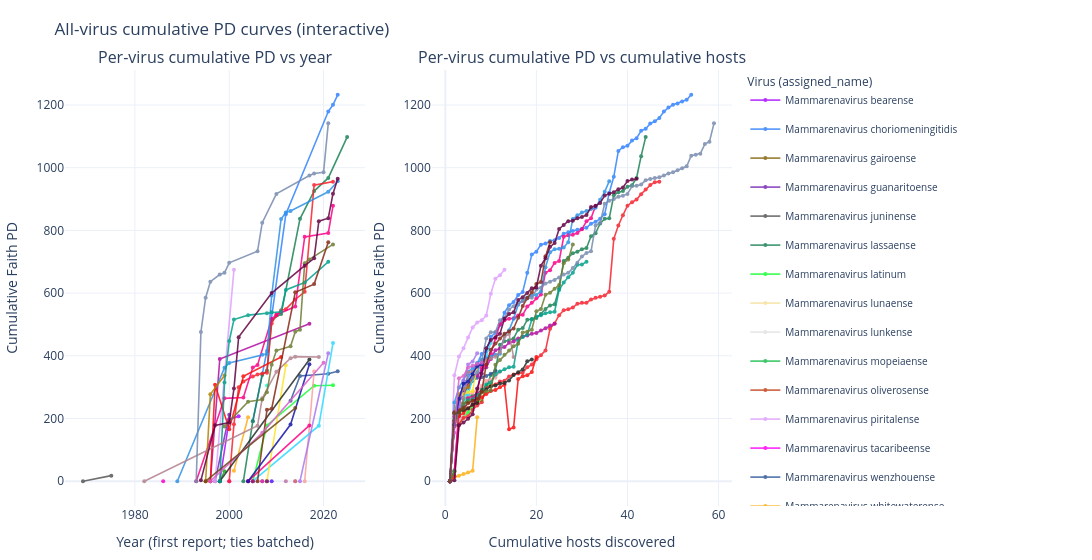

Source (notebook cell):
### Code cell
# Visual check: all-virus cumulative curves (interactive Plotly)
try:
    from plotly.subplots import make_subplots
    import plotly.graph_objects as go
    import plotly.express as px
except ModuleNotFoundError as e:
    raise ModuleNotFoundError("Plotly is not installed in this kernel. Run: pip install plotly") from e

virus_ids = sorted(v for v in accum_year_by_virus.keys() if not accum_year_by_virus[v].empty)

palette = px.colors.qualitative.Alphabet + px.colors.qualitative.Dark24 + px.colors.qualitative.Light24
virus_color = {v: palette[i % len(palette)] for i, v in enumerate(virus_ids)}

fig = make_subplots(
    rows=1,
    cols=2,
    subplot_titles=[
        'Per-virus cumulative PD vs year',
        'Per-virus cumulative PD vs cumulative hosts',
    ],
    horizontal_spacing=0.1,
)

for v in virus_ids:
    d = accum_year_by_virus[v]
    fig.add_trace(
        go.Scatter(
            x=d['year'],
            y=d['pd_cum'],
            mode='lines+markers',
            name=v,
            legendgroup=v,
            line=dict(color=virus_color[v], width=1.6),
            marker=dict(size=4),
            opacity=0.85,
            hovertemplate='Virus: %{fullData.name}<br>Year: %{x}<br>Cumulative PD: %{y:.4f}<extra></extra>',
            showlegend=True,
        ),
        row=1,
        col=1,
    )

for v, d in accum_host_by_virus.items():
    if d.empty:
        continue
    fig.add_trace(
        go.Scatter(
            x=d['n_hosts_cum'],
            y=d['pd_cum'],
            mode='lines+markers',
            name=v,
            legendgroup=v,
            line=dict(color=virus_color.get(v, '#555555'), width=1.6),
            marker=dict(size=4),
            opacity=0.85,
            hovertemplate='Virus: %{fullData.name}<br>Cumulative hosts: %{x}<br>Cumulative PD: %{y:.4f}<extra></extra>',
            showlegend=False,
        ),
        row=1,
        col=2,
    )

fig.update_xaxes(title_text='Year (first report; ties batched)', row=1, col=1)
fig.update_yaxes(title_text='Cumulative Faith PD', row=1, col=1)
fig.update_xaxes(title_text='Cumulative hosts discovered', row=1, col=2)
fig.update_yaxes(title_text='Cumulative Faith PD', row=1, col=2)

fig.update_layout(
    height=560,
    width=1300,
    title='All-virus cumulative PD curves (interactive)',
    legend=dict(
        title='Virus (assigned_name)',
        orientation='v',
        x=1.02,
        y=1.0,
        xanchor='left',
        yanchor='top',
        font=dict(size=10),
    ),
    margin=dict(l=50, r=360, t=70, b=50),
    template='plotly_white',
)

fig.show()

# Optional export for interactive exploration
fig.write_html(OUTPUT_DIR / 'all_viruses_pd_curves_interactive.html', include_plotlyjs='cdn')
